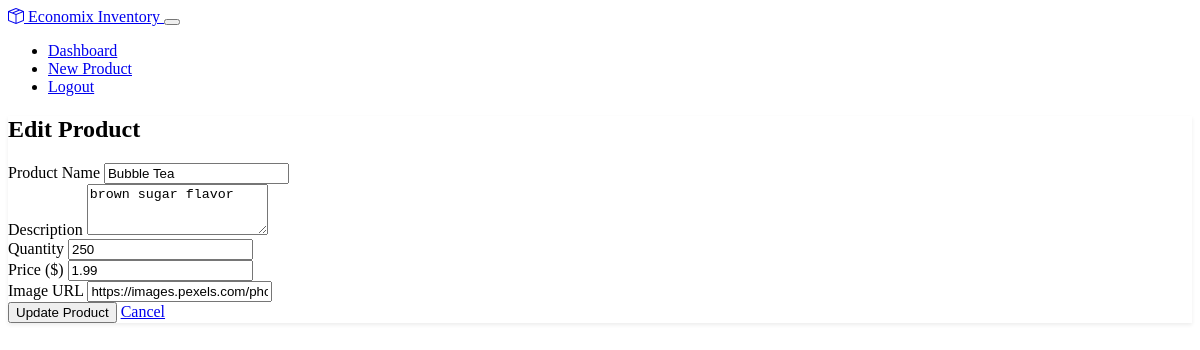
The page /product/5/edit (signed in) on the database as committed earlier.
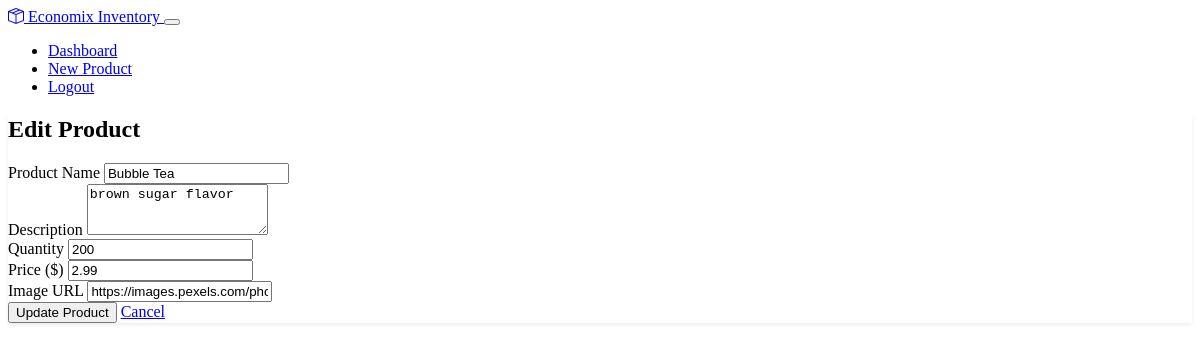
The same page on the database as committed later.
### models.py (models this page shows, shortened)
class Product(db.Model):
    id = db.Column(db.Integer, primary_key=True)
    name = db.Column(db.String(100), nullable=False)
    description = db.Column(db.Text)
    quantity = db.Column(db.Integer, default=0)
    price = db.Column(db.Float, nullable=False)
    image_url = db.Column(db.String(500))
    created_at = db.Column(db.DateTime, default=datetime.utcnow)
    updated_at = db.Column(db.DateTime, default=datetime.utcnow, onupdate=datetime.utcnow)
    stock_history = db.relationship('StockHistory', backref='product', lazy=True)
    price_history = db.relationship('PriceHistory', backref='product', lazy=True)

### routes.py (the view, shortened to what this page needs)
@app.route('/product/<int:product_id>/edit', methods=['GET', 'POST'])
@login_required
def edit_product(product_id):
    product = Product.query.get_or_404(product_id)
    return render_template('product_form.html', product=product)

### routes.py (called while the page is built)
@login_manager.user_loader
def load_user(user_id):
    return User.query.get(user_id)

### templates/product_form.html (shortened to what this page needs)
{% extends "base.html" %}
{% block content %}
<div class="row justify-content-center">
    <div class="col-md-8">
        <div class="card">
            <div class="card-body">
                <h2 class="card-title">{% if product %}Edit{% else %}New{% endif %} Product</h2>
                <form method="POST">
                    <div class="mb-3">
                        <label for="name" class="form-label">Product Name</label>
                        <input type="text" class="form-control" id="name" name="name"
                               value="{{ product.name if product else '' }}" required>
                    </div>
                    <div class="mb-3">
                        <label for="description" class="form-label">Description</label>
                        <textarea class="form-control" id="description" name="description" rows="3" required>{{ product.description if product else '' }}</textarea>
                    </div>
                    <div class="row">
                        <div class="col-md-6 mb-3">
                            <label for="quantity" class="form-label">Quantity</label>
                            <input type="number" class="form-control" id="quantity" name="quantity"
                                   value="{{ product.quantity if product else '0' }}" required min="0">
                        </div>
                        <div class="col-md-6 mb-3">
                            <label for="price" class="form-label">Price ($)</label>
                            <input type="number" class="form-control" id="price" name="price"
                                   value="{{ product.price if product else '0.00' }}" required min="0" step="0.01">
                        </div>
                    </div>
                    <div class="mb-3">
                        <label for="image_url" class="form-label">Image URL</label>
                        <input type="url" class="form-control" id="image_url" name="image_url"
                               value="{{ product.image_url if product else '' }}" required>
                    </div>
                    <div class="d-grid gap-2">
                        <button type="submit" class="btn btn-primary">
                            {% if product %}Update{% else %}Create{% endif %} Product
                        </button>
                        <a href="{{ url_for('dashboard') }}" class="btn btn-secondary">Cancel</a>
                    </div>
                </form>
            </div>
        </div>
    </div>
</div>
{% endblock %}

### templates/base.html (shortened to what this page needs)
<!DOCTYPE html>
<html lang="en" data-bs-theme="dark">
<head>
    <link rel="stylesheet" href="https://cdn.replit.com/agent/bootstrap-agent-dark-theme.min.css">
    <link rel="stylesheet" href="https://cdn.jsdelivr.net/npm/bootstrap-icons@1.11.1/font/bootstrap-icons.css">
    <link rel="stylesheet" href="{{ url_for('static', filename='css/custom.css') }}">
</head>
<body>
    <nav class="navbar navbar-expand-lg navbar-dark bg-dark mb-4">
        <div class="container">
            <a class="navbar-brand" href="{{ url_for('dashboard') }}">
                <i class="bi bi-box-seam"></i> Economix Inventory
            </a>
            <button class="navbar-toggler" type="button" data-bs-toggle="collapse" data-bs-target="#navbarNav">
            </button>
            <div class="collapse navbar-collapse" id="navbarNav">
                <ul class="navbar-nav ms-auto">
                    {% if current_user.is_authenticated %}
                    <li class="nav-item">
                        <a class="nav-link" href="{{ url_for('dashboard') }}">Dashboard</a>
                    </li>
                    <li class="nav-item">
                        <a class="nav-link" href="{{ url_for('new_product') }}">New Product</a>
                    </li>
                    <li class="nav-item">
                        <a class="nav-link" href="{{ url_for('logout') }}">Logout</a>
                    </li>
                    {% endif %}
                </ul>
            </div>
        </div>
    </nav>
    <div class="container">
        {% block content %}{% endblock %}
    </div>
</body>
</html>

### static/css/custom.css (style rules this page uses)
.card { border-color: rgba(255, 255, 255, 0.1); box-shadow: 0 0.125rem 0.25rem rgba(0, 0, 0, 0.075); }
.card { transition: transform 0.2s; }

Rows that differ between the two databases and show on the page:
changed Product "Bubble Tea": quantity "250" → "200"; price "1.99" → "2.99"
